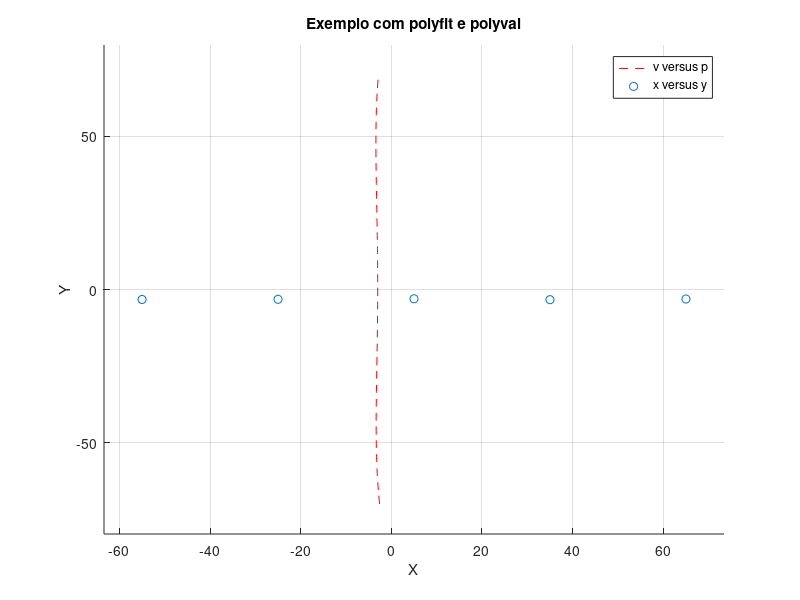

Write MATLAB code to recreate this figure.
% DCC40 - Lista de exercícios - Q16

% Um experimento de climatologia obteve os seguintes resultados: 
% x=[-55 -25 5 35 65] e y=[-3.25 -3.2 -3.02 -3.32 -3.1];

% (a) Declare estes valores no Matlab e salve os dados em um arquivo externo chamado dados.mat,
% procure pela função save. Agora você pode carregar os dados quando quiser, experimente
% usar o clear all e carregar seus dados com o comando load.

% (b) Agora precisamos procurar uma relação entre estes dados. No experimento, acredita-se que
% um polinômio de grau 4 relaciona x e y, experimente utilizar a função polyﬁt com grau 4
% para obter tal relação, não se esqueça de igualar o polyﬁt a uma variável c para armazenar
% os coeﬁcientes do polinômio. Observe que a função polyﬁt retorna somente os coeﬁcientes da
% equação que ﬁta os dados em ordem decrescente.

% (c) Com os coeﬁcientes c em mãos, podemos avaliar a função para vários valores. Crie 100 valores
% entre -70 e 70 utilizando linspace e iguale a uma variável p. Agora, precisamos avaliar esses
% valores na funções ﬁtadas c. Para isto, iremos usar polyval. Se você declarou as variáveis com
% os nomes aqui sugeridos, basta digitar v=polyval(c,p), isto fará com que os 100 valores entre
% -70 e 70 sejam avaliados no polinômio de quarto grau com coeﬁciente c.

% (d) Crie uma ﬁgura para plotar os dados obtidos. Plote, no mesmo gráﬁco, em linha vermelha
% tracejada o polinômio ( v versus p ) e em bolinhas os valores de x e y obtidos no experimento.
% Escreva legendas para os valores ﬁtados e para os valores do experimento. Utilize também
% xlabel e ylabel e salve os gráﬁcos. Adicione também título com o comando title.

% Questão 16a)

x = [-55 -25 5 35 65]
y = [-3.25 -3.2 -3.02 -3.32 -3.1]
savefile = 'dados.mat';
save(savefile, 'x', 'y')
clear
load ('dados.mat','x','y')

% Questão 16b)

c = polyfit(x,y,4)

% Questão 16c)

p=linspace(-70,70,100)
v=polyval(c,p)

% Questão 16d)

hold on
plot(v,p, '--r')
plot(x,y,'o')
axis padded
xlabel('X')
ylabel('Y')
grid
title('Exemplo com polyfit e polyval')
legend('v versus p','x versus y')
hold off
